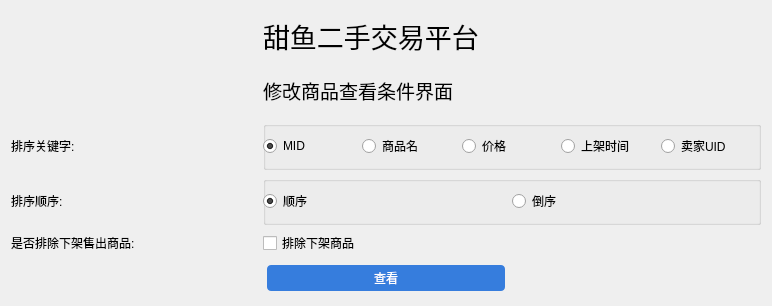
<?xml version="1.0" encoding="UTF-8"?>
<ui version="4.0">
 <class>ChangeMerShowModeWindow</class>
 <widget class="QWidget" name="ChangeMerShowModeWindow">
  <property name="geometry">
   <rect>
    <x>0</x>
    <y>0</y>
    <width>772</width>
    <height>306</height>
   </rect>
  </property>
  <property name="windowTitle">
   <string>甜鱼: 修改商品查看条件界面</string>
  </property>
  <property name="styleSheet">
   <string notr="true">QPushButton {
    border: none;
    border-radius: 4px;
	padding: 4px;
	margin: 4px; 
    background-color: rgb(54, 125, 221);
    color: white;
}
QLineEdit{
	border: 1px solid black;
	border-radius: 4px;
	padding: 4px;
}
</string>
  </property>
  <layout class="QVBoxLayout" name="verticalLayout">
   <item>
    <layout class="QGridLayout" name="gridLayout">
     <item row="2" column="0">
      <widget class="QLabel" name="label_4">
       <property name="text">
        <string>排序关键字:</string>
       </property>
      </widget>
     </item>
     <item row="3" column="1" colspan="2">
      <widget class="QGroupBox" name="groupBox_2">
       <property name="title">
        <string/>
       </property>
       <widget class="QWidget" name="horizontalLayoutWidget_2">
        <property name="geometry">
         <rect>
          <x>0</x>
          <y>0</y>
          <width>491</width>
          <height>51</height>
         </rect>
        </property>
        <layout class="QHBoxLayout" name="horizontalLayout_3">
         <item>
          <widget class="QRadioButton" name="check_lesser">
           <property name="text">
            <string>顺序</string>
           </property>
           <property name="checked">
            <bool>true</bool>
           </property>
          </widget>
         </item>
         <item>
          <widget class="QRadioButton" name="check_more">
           <property name="text">
            <string>倒序</string>
           </property>
           <property name="checked">
            <bool>false</bool>
           </property>
          </widget>
         </item>
        </layout>
       </widget>
      </widget>
     </item>
     <item row="1" column="1" colspan="2">
      <widget class="QLabel" name="label_2">
       <property name="font">
        <font>
         <pointsize>14</pointsize>
        </font>
       </property>
       <property name="text">
        <string>修改商品查看条件界面</string>
       </property>
      </widget>
     </item>
     <item row="0" column="1" colspan="2">
      <widget class="QLabel" name="label">
       <property name="font">
        <font>
         <pointsize>20</pointsize>
        </font>
       </property>
       <property name="text">
        <string>甜鱼二手交易平台</string>
       </property>
      </widget>
     </item>
     <item row="2" column="1" colspan="2">
      <widget class="QGroupBox" name="groupBox">
       <property name="title">
        <string/>
       </property>
       <widget class="QWidget" name="horizontalLayoutWidget">
        <property name="geometry">
         <rect>
          <x>0</x>
          <y>0</y>
          <width>491</width>
          <height>51</height>
         </rect>
        </property>
        <layout class="QHBoxLayout" name="horizontalLayout">
         <item>
          <widget class="QRadioButton" name="check_mid">
           <property name="text">
            <string>MID</string>
           </property>
           <property name="checked">
            <bool>true</bool>
           </property>
          </widget>
         </item>
         <item>
          <widget class="QRadioButton" name="check_name">
           <property name="text">
            <string>商品名</string>
           </property>
           <property name="checked">
            <bool>false</bool>
           </property>
          </widget>
         </item>
         <item>
          <widget class="QRadioButton" name="check_price">
           <property name="text">
            <string>价格</string>
           </property>
           <property name="checked">
            <bool>false</bool>
           </property>
          </widget>
         </item>
         <item>
          <widget class="QRadioButton" name="check_on_sale_time">
           <property name="text">
            <string>上架时间</string>
           </property>
           <property name="checked">
            <bool>false</bool>
           </property>
          </widget>
         </item>
         <item>
          <widget class="QRadioButton" name="check_seller_uid">
           <property name="text">
            <string>卖家UID</string>
           </property>
           <property name="checked">
            <bool>false</bool>
           </property>
          </widget>
         </item>
        </layout>
       </widget>
      </widget>
     </item>
     <item row="5" column="1">
      <widget class="QPushButton" name="postBtn">
       <property name="text">
        <string>查看</string>
       </property>
      </widget>
     </item>
     <item row="3" column="0">
      <widget class="QLabel" name="label_5">
       <property name="text">
        <string>排序顺序:</string>
       </property>
      </widget>
     </item>
     <item row="4" column="0">
      <widget class="QLabel" name="label_6">
       <property name="text">
        <string>是否排除下架售出商品:</string>
       </property>
      </widget>
     </item>
     <item row="4" column="1" colspan="2">
      <widget class="QCheckBox" name="check_remore_invalid_mer">
       <property name="text">
        <string>排除下架商品</string>
       </property>
      </widget>
     </item>
    </layout>
   </item>
  </layout>
 </widget>
 <resources/>
 <connections/>
</ui>
